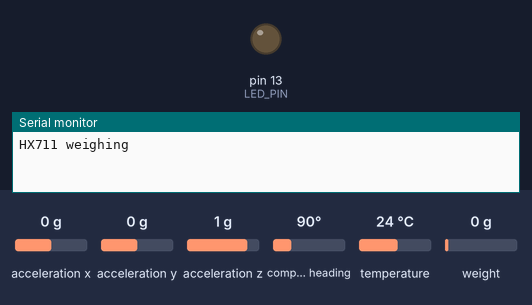
Bench run of a sketch on a simulated Arduino Uno, built with avr-gcc and run on an emulated ATmega328P. On the bench: output pins drawn as LEDs (lit = HIGH), the last lines printed to the serial monitor. Dashed ring = blinking. The inputs (shaded band) are chosen by the test bench; at power-on: compass heading 90°, acceleration x 0 g, acceleration y 0 g, acceleration z 1 g, temperature 24 °C, weight on the scale 0 g.

Above: at 0.1 s.
At 3.27 s:
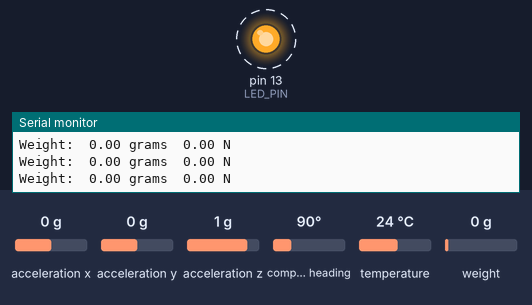
3.3 s: compass heading set to 7°
Timing chart, 0 to 12.3 s (numbered marks = the images above; inputs shaded):
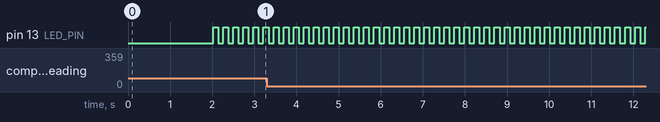

Measured:
- by itself, pin 13 (LED_PIN): alternates HIGH for 0.12 s and LOW for 0.12 s

The sketch:

BNO055_loadcell.ino
```cpp
#include "HX711.h"
/*This driver reads raw data from the BNO055

   Connections
   =============
   connect digital pin 5 to HX711 CLK
   connect digital pin 6 to HX711 DOUT
   Connect VDD to 5V
   Connect GROUND to common ground
*/
#include <Wire.h>
#include <Adafruit_Sensor.h>
#include <Adafruit_BNO055.h>
#include <utility/imumaths.h>

/* This driver reads raw data from the BNO055

   Connections
   ===========
   Connect SCL to analog 5
   Connect SDA to analog 4
   Connect VDD to 3.3V DC
   Connect GROUND to common ground

   History
   =======
   2015/MAR/03  - First release (KTOWN)
*/

//HX711 scale(DOUT, CLK);
HX711 scale(6, 5);     //(HX711 DOUT, HX711 CLK)

float calibration_factor = -259;
float units;
float ounces;
float gram_force;
float newton;
float lastw = 0,lastx =0,lasty =0,lastz = 0;

// Check I2C device address and correct line below (by default address is 0x29 or 0x28)

Adafruit_BNO055 bno = Adafruit_BNO055(-1, 0x28, &Wire);
unsigned long prevTime = millis();

#define LED_PIN 13 // (Arduino is 13, Teensy is 11, Teensy++ is 6)
bool blinkState = false;

void setup(void) {
      Serial.begin(115200);
      initialloadcell();
      initialimu();
      millis();

}

void loop(void) {

 unsigned long currentTime = millis();
   if (currentTime - prevTime  >0)
   {
       quaternion();
       pressure();
       prevTime = currentTime;
   }
}


void initialimu()
{
   pinMode(LED_PIN, OUTPUT);

  while (!Serial) delay(10);  // wait for serial port to open!

  Serial.println("Orientation Sensor Raw Data Test"); Serial.println("");

  /* Initialise the sensor */
  if(!bno.begin())
  {
    /* There was a problem detecting the BNO055 ... check your connections */
    Serial.print("Ooops, no BNO055 detected ... Check your wiring or I2C ADDR!");
    while(1);
  }

  delay(1000);

  /* Display the current temperature */
  int8_t temp = bno.getTemp();
  Serial.print("Current Temperature: ");
  Serial.print(temp);
  Serial.println(" C");
  Serial.println("");

  bno.setExtCrystalUse(true);

  Serial.println("Calibration status values: 0=uncalibrated, 3=fully calibrated");
}


void quaternion(){

  imu::Vector<3> euler = bno.getVector(Adafruit_BNO055::VECTOR_EULER);
  imu::Quaternion quat = bno.getQuat();

if (lastw == quat.w()&&lastx==quat.x()&&lasty==quat.y()&&lastz==quat.z())
 {}
 else{
  Serial.print("$");
  Serial.print(quat.w(), 4);
  Serial.print("$");
  Serial.print(quat.x(), 4);
  Serial.print("$");
  Serial.print(quat.y(), 4);
  Serial.print("$");
  Serial.print(quat.z(), 4);
  Serial.println ("\t\t");
  }
  // Quaternion data
 lastw = quat.w();
 lastx = quat.x();
 lasty = quat.y();
 lastz = quat.z();

  delay(16);

    blinkState = !blinkState;
    digitalWrite(LED_PIN, blinkState);
  }


  void initialloadcell(){
    while (!Serial);
     Serial.println("HX711 weighing");
    scale.set_scale(calibration_factor);
    scale.tare();
    }

  void pressure(){

    Serial.print("Weight:");
    Serial.print("\t");
  units = scale.get_units(),10;
  if (units < 0)
  {
    units = 0.00;
  }
  ounces = units * 0.035274;

  //gram_force = (units/1000)*9.80665;
  //formula of Gram-force (gf) = Grams (g) × Acceleration due to gravity (9.80665 m/s²)
  //newton = gram_force*0.009807;
  //formula of newtons = gram-force × 0.009807
  newton = (units/1000)*9.81;

  Serial.print(units);
  Serial.print(" grams");
  Serial.print("\t");
  Serial.print(newton);
  Serial.println(" N");

    }
```
